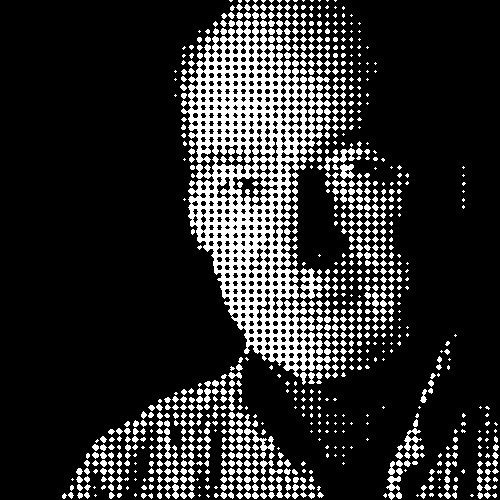
#> input picture TestImages/man.png, 500 x 500 px, found by its file name
$ python FFT.py
#> lines starting #> are read from the running program, lines starting #| are printed output that depends on the picture; after the words box and inside, x2 and y2 are one past the last pixel; in counts of white or black regions, pixels touching at a corner belong together
import numpy as np
import matplotlib.pyplot as plt
from scipy import fftpack
from matplotlib.colors import LogNorm
import cv2
import time

start = time.time()
#Load input image
image_source = cv2.imread('C:/FaksGit/FourierFilter/TestImages/man.png')
#> image_source is the input picture: shape (500, 500, 3); 16.9% white; 952 white regions (377 under 20 px), largest, box (x1, y1, x2, y2) and area: (181, 20, 331, 377) 20840, (300, 268, 323, 299) 360, (324, 148, 355, 171) 230
gray_image = cv2.cvtColor(image_source, cv2.COLOR_BGR2GRAY)

#Plot input image
plt.figure()
plt.imshow(gray_image, plt.cm.gray)
plt.xticks([]), plt.yticks([])
plt.title("Original image")

#Return the two-dimensional discrete Fourier transform of the 2-D argument x.
image_fft = fftpack.fft2(gray_image)

#Logaritmic map
def show_spectrum(image_fft):
    plt.imshow(np.abs(image_fft), norm=LogNorm(vmin=5))
    plt.colorbar()  #Add colorbar

#Plot FT input image
plt.figure()
show_spectrum(image_fft)
plt.title("Fourier transform")

keep_fraction = 0.3  #keep fraction (u oba smijera)
image_fft2 = image_fft.copy()
row, col = image_fft2.shape  #get the current shape of an array
#> row = 500; col = 500

#Set on zero all rows with index between row*keep_fraction and row*(1-keep_fraction)
image_fft2[int(row*keep_fraction):int(row*(1-keep_fraction))] = 0
#Similar for columns
image_fft2[:, int(col*keep_fraction):int(col*(1-keep_fraction))] = 0

#Plot spectrum
plt.figure()
show_spectrum(image_fft2)
plt.title('Filtered Spectrum')

#Return inverse two-dimensional discrete Fourier transform of arbitrary type sequence x
image_new = fftpack.ifft2(image_fft2).real
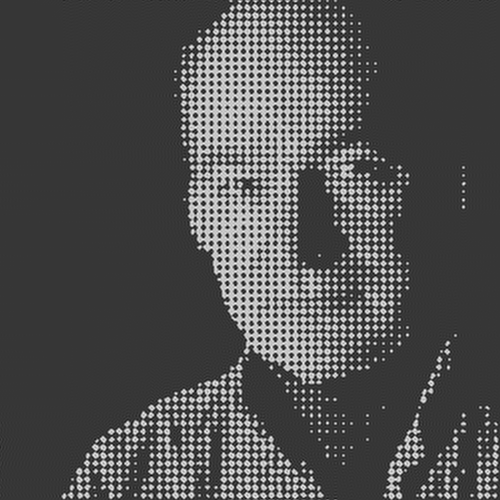
#> image_new: shape (500, 500) float64; min -96.63, max 354.5, mean 43.1; drawn with min black and max white

end = time.time()
print("Time:" ,end - start)

fig = plt.figure(figsize=(20,10))
plt.imshow(image_new, plt.cm.gray)
plt.xticks([]), plt.yticks([])
plt.title('Reconstructed Image FFT')
fig.savefig('baboon_gauss60.3FFT.png')
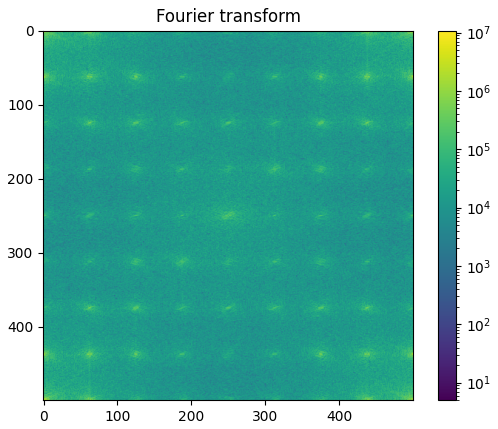
#> figure drawn by matplotlib, 2 panels
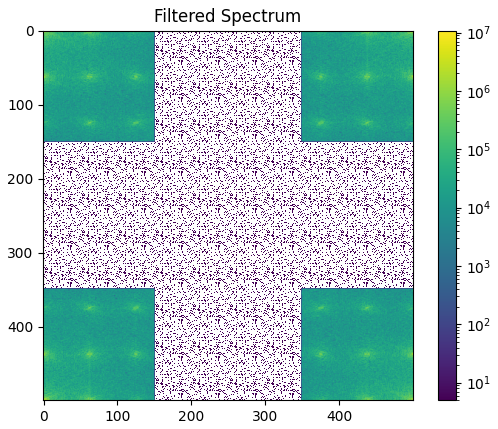
#> figure drawn by matplotlib, 2 panels
